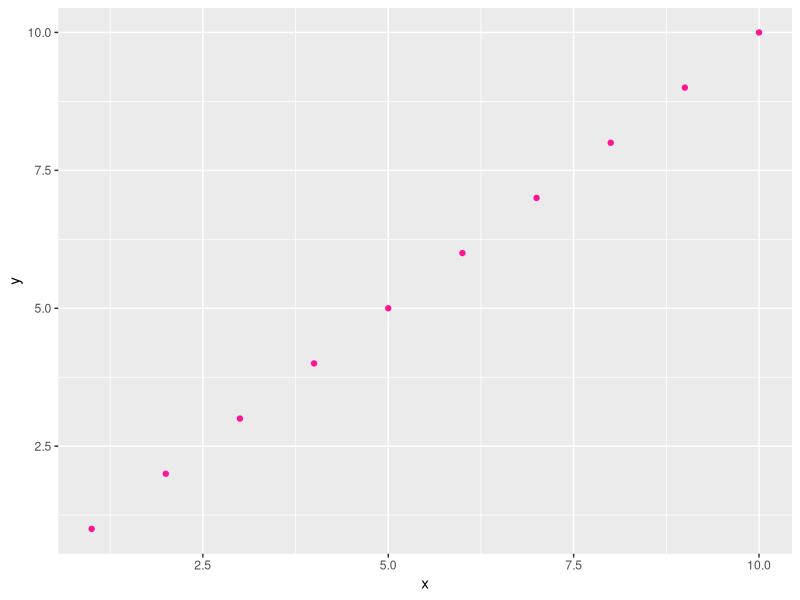

This chart was generated by the following R code:
## ---- chunk 1
1 + 1
## ---- chunk 2
library(ggplot2)

mydata <- data.frame(x = 1:10, y = 1:10)

ggplot(mydata, aes(x = x, y = y)) +
  geom_point(colour = "deeppink")
## ---- chunk 3
#| echo: false
2 * 2
